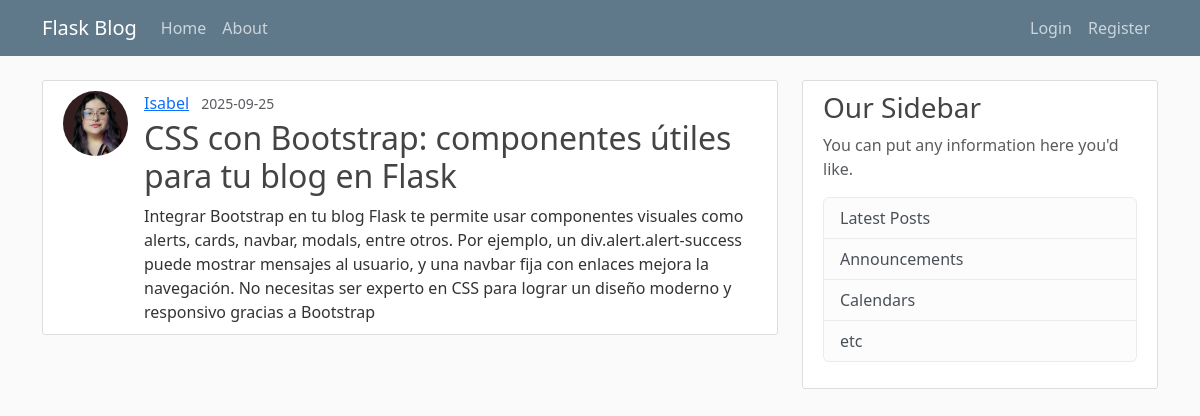
The app's page /post/16 with its own data.
### flaskblog/models.py (models this page shows, shortened)
class User(db.Model, UserMixin):
    id = db.Column(db.Integer, primary_key=True)
    username = db.Column(db.String(20), unique=True, nullable=False)
    email = db.Column(db.String(120), unique=True, nullable=False)
    image_file = db.Column(db.String(20), nullable=False, default='default.jpg')
    password = db.Column(db.String(60), nullable=False)
    posts = db.relationship('Post', backref='author', lazy=True)

class Post(db.Model):
    id = db.Column(db.Integer, primary_key=True)
    title = db.Column(db.String(100), nullable=False)
    date_posted = db.Column(db.DateTime, nullable=False, default=datetime.utcnow)
    content = db.Column(db.Text, nullable=False)
    user_id = db.Column(db.Integer, db.ForeignKey('user.id'), nullable=False)

### flaskblog/posts/routes.py (the view)
@posts.route('/post/<int:post_id>')
def post(post_id):
    post = Post.query.get_or_404(post_id)
    return render_template('post.html', title=post.title, post=post)

### flaskblog/templates/post.html (shortened to what this page needs)
{% extends "layout.html" %}
{% block content %}
    <article class="content-section d-flex mb-4">
        <img class="rounded-circle article-img" src="{{ url_for('static', filename='profile_pics/' + post.author.image_file) }}">
        <div>
            <div class="mb-1">
                <a class="me-2" href="{{ url_for('users.user_posts', username=post.author.username) }}">{{ post.author.username }}</a>
                <small class="text-muted">{{ post.date_posted.strftime('%Y-%m-%d') }}</small>
            </div>
            <h2 class="article-title">{{ post.title }}</h2>
            <div class="article-content">{{ post.content | e }}</div>
        </div>
    </article>
{% endblock content %}

### flaskblog/static/main.css (style rules this page uses)
body { background: #fafafa; color: #333333; margin-top: 5rem; }
h1, h2, h3, h4, h5, h6 { color: #444444; }
.content-section { background: #ffffff; padding: 10px 20px; border: 1px solid #dddddd; border-radius: 3px; margin-bottom: 20px; }
.article-title { color: #444444; text-decoration: none; }
.article-content { white-space: pre-wrap; word-break: break-word; overflow-wrap: break-word; overflow-x: auto; }
.article-img { height: 65px; width: 65px; margin-right: 16px; }

### records on screen
User: image_file (picture), author.username "Isabel"
Post: date_posted "2025-09-25", title "CSS con Bootstrap: componentes útiles para tu blog en Flask", content "Integrar Bootstrap en tu blog Flask te permite usar componentes visuales como alerts, cards, navbar, modals, entre otros. Por ejemplo, un div.alert.alert-success puede mostrar mensajes al usuario, y una navbar fija con enlaces mejora la navegación. No necesitas ser experto en CSS para lograr un diseño moderno y responsivo gracias a Bootstrap"
